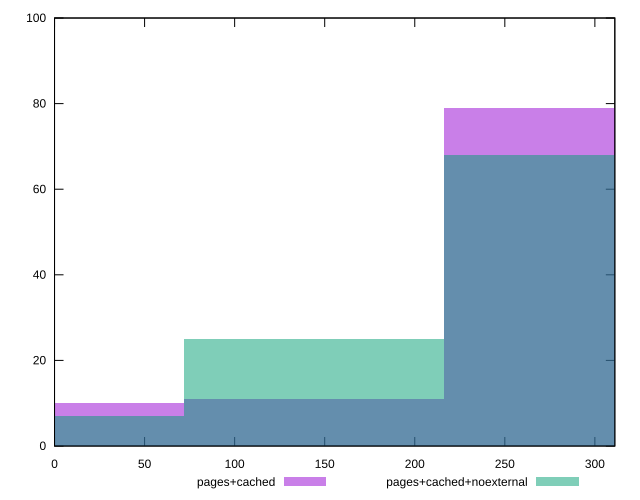

Recreate this plot in gnuplot.
reset

$pagesCached <<EOF
144.21453333680793 11
288.42906667361586 79
0 10
EOF

$pagesCachedNoexternal <<EOF
288.42906667361586 68
0 7
144.21453333680793 25
EOF

set key outside below
set boxwidth 144.21453333680793
set xrange [0:311.074]
set yrange [0:100]
set trange [0:100]
set style fill transparent solid 0.5 noborder
set terminal svg size 640, 500 enhanced background rgb 'white'
set output "reprap/uses-rel-preconnect/comparison/histogram/1_vs_2.svg"

plot $pagesCached title "pages+cached" with boxes, \
     $pagesCachedNoexternal title "pages+cached+noexternal" with boxes

reset
